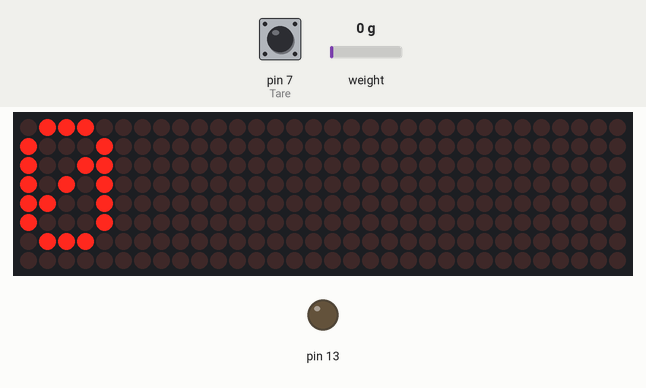
A sketch run on a simulated Arduino Nano, built with avr-gcc and run on an emulated ATmega328P. On the bench: 32×8 LED matrix, output pins drawn as LEDs (lit = HIGH). Inputs (shaded band) come from the test bench; at power-on: weight on the scale 0 g, pin 7 (Tare) HIGH. What the sketch prints to the serial monitor is not drawn.

Above: at 3.6 s.
3.7 s: weight on the scale set to 100 g
At 4.9 s:
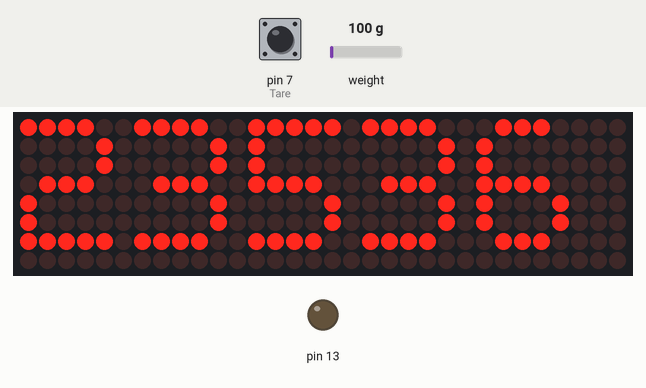
5.5 s: weight on the scale set to 1250 g
At 6.6 s:
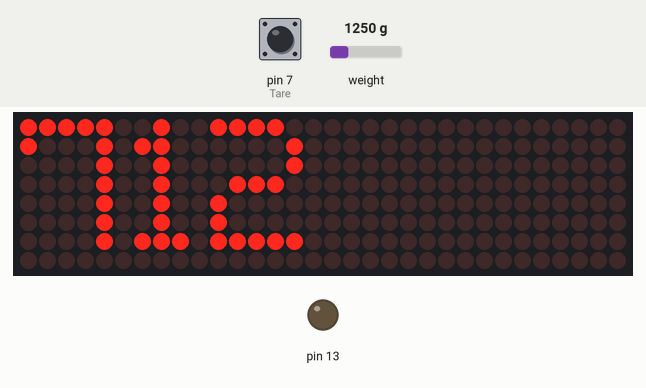
7.1 s: weight on the scale set to 2500 g
At 8.2 s:
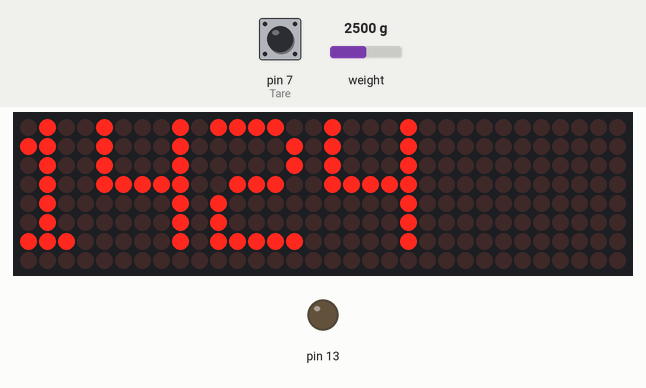
8.7 s: pin 7 (Tare) pulled LOW for 3.2 s
At 9.8 s:
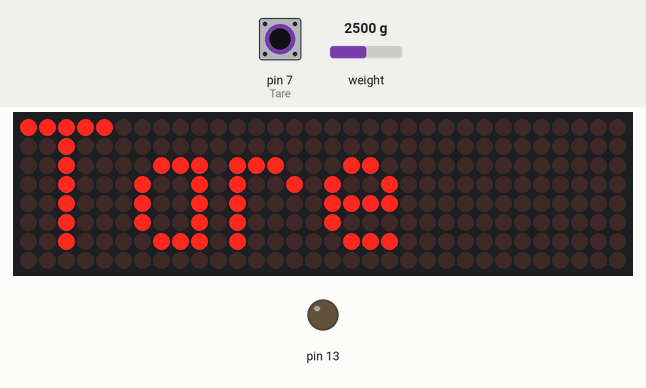
13.5 s: pin 7 (Tare) pulled LOW for 0.5 s
Timing chart, 0 to 16.5 s (numbered marks = the images above; inputs shaded):
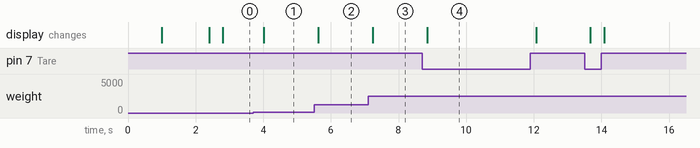

The sketch:

Peson_veaux.ino
```cpp
//  programme  afficheur parola et HX711  avec  arduino Nano
// Bricbric & Piem 2023

 #include <stdint.h>

#include <MD_Parola.h>
#include <MD_MAX72xx.h>
#include <SPI.h>

const uint16_t WAIT_TIME = 100;


#define HARDWARE_TYPE MD_MAX72XX::FC16_HW

#define MAX_DEVICES 4

#define CLK_PIN  13
#define DATA_PIN 11
#define CS_PIN   10

#define Tare 7
int Tare0=0;

// Hardware SPI connection
MD_Parola P = MD_Parola(HARDWARE_TYPE, CS_PIN, MAX_DEVICES);
// Arbitrary output pins
// MD_Parola P = MD_Parola(HARDWARE_TYPE, DATA_PIN, CLK_PIN, CS_PIN, MAX_DEVICES);

// Calibrating the load cell
#include <Arduino.h>
#include "HX711.h"

// HX711 circuit wiring
#define LOADCELL_DOUT_PIN  4   //   pinoche hx711
#define LOADCELL_SCK_PIN  5  //   pinoche hx711

HX711 scale;
  long reading =0;
//float poids =0;
int poids =0;


int facteur  =1;    // a modifier
int vide=0;    // a modifier

  //reading= valeur affichée par le peson sans rien  exemple 24 000
  //reading du poids étalonner                        = exemple poids etalonnage  80kg  donne   exemple  168 000
 // vide= valeur pour annuler la valeur lue (reading)   =  24 000
 // facteur= (reading du poids étalonner- reading )/par poids d'étalonnage
 // facteur= ( 168 000 - 24 000) / 80
 // facteur= 1800

 // calcul:
 //poids= (reading-vide)/facteur; voici le calcul effectué par arduino plus bas


  //loop time variables in microseconds
  const uint16_t LOOP_TIME = 400;  //2Hz
  uint32_t lastTime = LOOP_TIME;
  uint32_t currentTime = LOOP_TIME;

void setup(void)
{

  pinMode(Tare, INPUT_PULLUP);


  pinMode(LED_BUILTIN, OUTPUT);     // Initialize the LED_BUILTIN pin as an output

  P.begin();
  P.print("PESE");  // message perso
  delay(1000);
  P.print("VEAU");    // message perso2
  delay(1000);

  Serial.begin(115200);

  Serial.begin(115200);
  scale.begin(LOADCELL_DOUT_PIN, LOADCELL_SCK_PIN);


// initialisation primaire
 reading = scale.get_units(4);
  poids = (reading - vide) / facteur;
  Tare0 = poids;
  P.print("Tare");
  Serial.print("Tare");


}

void loop(void)
{


    currentTime = millis();

    if (currentTime - lastTime >= LOOP_TIME)
    {
      lastTime = currentTime;


  if (scale.is_ready()) {


    reading = scale.get_units(4);


      //poids= reading/facteur-vide;
     poids= (reading-vide)/facteur;
    //P.print(reading);
    if (!digitalRead(Tare)){
      Tare0=poids;
       P.print("Tare");
       Serial.print("Tare");
    }
    else{


    poids=poids-Tare0;

     Serial.print("Result: ");
    Serial.print(reading);
    Serial.print(" ");
       Serial.println(poids);
     P.print(poids);
    }
  }
  else {
    Serial.println("HX711 not found.");
      P.print("no pesée");
  }


//calibration factor will be the (reading)/(known weight)


    }
 yield;

}
```

Measured:
- after the input at 3.7 s, the display: changes after 0.32 s (image 1)
- after the input at 5.5 s, the display: changes after 0.13 s (image 2)
- after the input at 7.1 s, the display: changes after 0.14 s (image 3)
- after the input at 8.7 s, the display: changes after 0.15 s (image 4)
